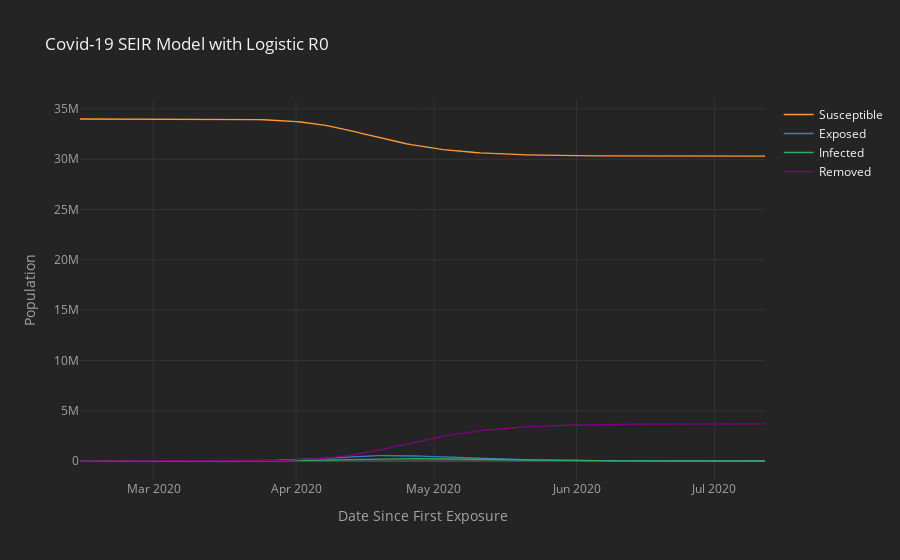

The cell this chart's notebook holds for it:
### Code cell
# plot SEIR moodel dengan logistic R0
res.iplot(kind='scatter',
          theme='henanigans',
          xTitle='Date Since First Exposure',
          yTitle='Population',
          title='Covid-19 SEIR Model with Logistic R0')

### Figure 1 — Plotly figure (JSON) as saved in the notebook; plotly's stock layout.template omitted (floating-point values rounded to 4 significant figures; data arrays with more than 128 entries replaced by an {"elided": "..."} marker saying what was removed)
{"data": [{"line": {"color": "rgba(255, 153, 51, 1.0)", "dash": "solid", "shape": "linear", "width": 1.3}, "mode": "lines", "name": "Susceptible", "text": "", "type": "scatter", "x": {"elided": "150 str values"}, "y": {"elided": "150 float values"}}, {"line": {"color": "rgba(55, 128, 191, 1.0)", "dash": "solid", "shape": "linear", "width": 1.3}, "mode": "lines", "name": "Exposed", "text": "", "type": "scatter", "x": {"elided": "150 str values"}, "y": {"elided": "150 float values"}}, {"line": {"color": "rgba(50, 171, 96, 1.0)", "dash": "solid", "shape": "linear", "width": 1.3}, "mode": "lines", "name": "Infected", "text": "", "type": "scatter", "x": {"elided": "150 str values"}, "y": {"elided": "150 float values"}}, {"line": {"color": "rgba(128, 0, 128, 1.0)", "dash": "solid", "shape": "linear", "width": 1.3}, "mode": "lines", "name": "Removed", "text": "", "type": "scatter", "x": {"elided": "150 str values"}, "y": {"elided": "150 float values"}}], "layout": {"legend": {"bgcolor": "#242424", "font": {"color": "#F4F4F4"}}, "paper_bgcolor": "#242424", "plot_bgcolor": "#242424", "title": {"font": {"color": "#F4F4F4"}, "text": "Covid-19 SEIR Model with Logistic R0"}, "xaxis": {"gridcolor": "#343434", "showgrid": true, "tickfont": {"color": "#A4A4A4"}, "title": {"font": {"color": "#A4A4A4"}, "text": "Date Since First Exposure"}, "zerolinecolor": "#444444"}, "yaxis": {"gridcolor": "#343434", "showgrid": true, "tickfont": {"color": "#A4A4A4"}, "title": {"font": {"color": "#A4A4A4"}, "text": "Population"}, "zerolinecolor": "#444444"}}}
